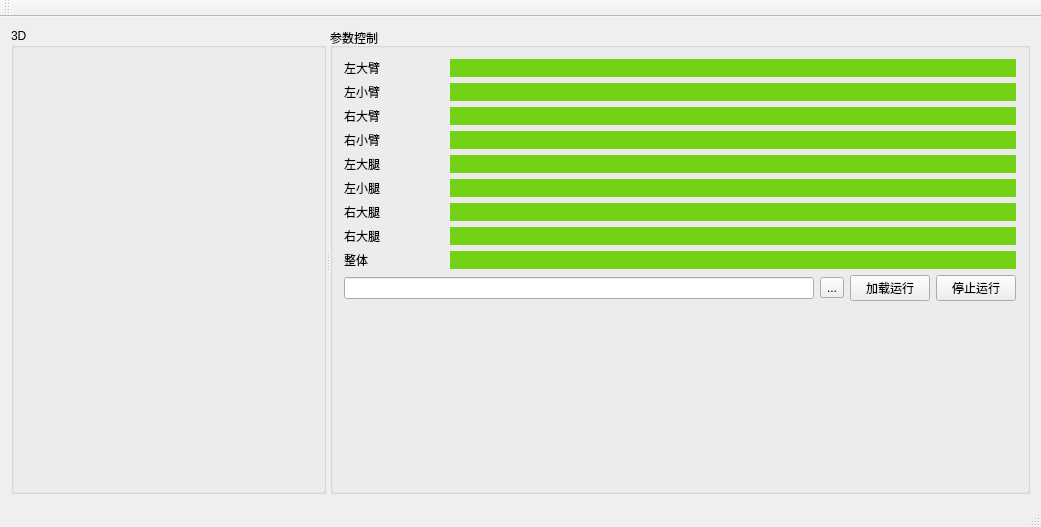
<?xml version="1.0" encoding="UTF-8"?>
<ui version="4.0">
 <class>MainWindow</class>
 <widget class="QMainWindow" name="MainWindow">
  <property name="geometry">
   <rect>
    <x>0</x>
    <y>0</y>
    <width>1041</width>
    <height>527</height>
   </rect>
  </property>
  <property name="windowTitle">
   <string>MainWindow</string>
  </property>
  <property name="styleSheet">
   <string notr="true"/>
  </property>
  <widget class="QWidget" name="centralWidget">
   <layout class="QVBoxLayout" name="verticalLayout_2">
    <item>
     <widget class="QSplitter" name="splitter">
      <property name="orientation">
       <enum>Qt::Horizontal</enum>
      </property>
      <widget class="QGroupBox" name="groupBox">
       <property name="title">
        <string>3D</string>
       </property>
       <layout class="QHBoxLayout" name="horizontalLayout_2">
        <item>
         <widget class="HumanGL" name="humanGLWidget" native="true">
          <zorder>groupBox_2</zorder>
         </widget>
        </item>
       </layout>
      </widget>
      <widget class="QGroupBox" name="groupBox_2">
       <property name="maximumSize">
        <size>
         <width>700</width>
         <height>16777215</height>
        </size>
       </property>
       <property name="title">
        <string>参数控制</string>
       </property>
       <layout class="QVBoxLayout" name="verticalLayout">
        <item>
         <layout class="QHBoxLayout" name="horizontalLayout_3">
          <item>
           <widget class="QLabel" name="label">
            <property name="maximumSize">
             <size>
              <width>100</width>
              <height>16777215</height>
             </size>
            </property>
            <property name="text">
             <string>左大臂</string>
            </property>
           </widget>
          </item>
          <item>
           <widget class="RotateParameterForm" name="rotateParaLeftArm1" native="true">
            <property name="minimumSize">
             <size>
              <width>200</width>
              <height>0</height>
             </size>
            </property>
            <property name="styleSheet">
             <string notr="true">background-color: rgb(115, 210, 22);</string>
            </property>
           </widget>
          </item>
         </layout>
        </item>
        <item>
         <layout class="QHBoxLayout" name="horizontalLayout_10">
          <item>
           <widget class="QLabel" name="label_7">
            <property name="maximumSize">
             <size>
              <width>100</width>
              <height>16777215</height>
             </size>
            </property>
            <property name="text">
             <string>左小臂</string>
            </property>
           </widget>
          </item>
          <item>
           <widget class="RotateParameterForm" name="rotateParaLeftArm2" native="true">
            <property name="minimumSize">
             <size>
              <width>200</width>
              <height>0</height>
             </size>
            </property>
            <property name="styleSheet">
             <string notr="true">background-color: rgb(115, 210, 22);</string>
            </property>
           </widget>
          </item>
         </layout>
        </item>
        <item>
         <layout class="QHBoxLayout" name="horizontalLayout_4">
          <item>
           <widget class="QLabel" name="label_2">
            <property name="maximumSize">
             <size>
              <width>100</width>
              <height>16777215</height>
             </size>
            </property>
            <property name="text">
             <string>右大臂</string>
            </property>
           </widget>
          </item>
          <item>
           <widget class="RotateParameterForm" name="rotateParaRightArm1" native="true">
            <property name="minimumSize">
             <size>
              <width>200</width>
              <height>0</height>
             </size>
            </property>
            <property name="styleSheet">
             <string notr="true">background-color: rgb(115, 210, 22);</string>
            </property>
           </widget>
          </item>
         </layout>
        </item>
        <item>
         <layout class="QHBoxLayout" name="horizontalLayout_11">
          <item>
           <widget class="QLabel" name="label_8">
            <property name="maximumSize">
             <size>
              <width>100</width>
              <height>16777215</height>
             </size>
            </property>
            <property name="text">
             <string>右小臂</string>
            </property>
           </widget>
          </item>
          <item>
           <widget class="RotateParameterForm" name="rotateParaRightArm2" native="true">
            <property name="minimumSize">
             <size>
              <width>200</width>
              <height>0</height>
             </size>
            </property>
            <property name="styleSheet">
             <string notr="true">background-color: rgb(115, 210, 22);</string>
            </property>
           </widget>
          </item>
         </layout>
        </item>
        <item>
         <layout class="QHBoxLayout" name="horizontalLayout_5">
          <item>
           <widget class="QLabel" name="label_3">
            <property name="maximumSize">
             <size>
              <width>100</width>
              <height>16777215</height>
             </size>
            </property>
            <property name="text">
             <string>左大腿</string>
            </property>
           </widget>
          </item>
          <item>
           <widget class="RotateParameterForm" name="rotateParaLeftThigh" native="true">
            <property name="minimumSize">
             <size>
              <width>200</width>
              <height>0</height>
             </size>
            </property>
            <property name="styleSheet">
             <string notr="true">background-color: rgb(115, 210, 22);</string>
            </property>
           </widget>
          </item>
         </layout>
        </item>
        <item>
         <layout class="QHBoxLayout" name="horizontalLayout_9">
          <item>
           <widget class="QLabel" name="label_6">
            <property name="maximumSize">
             <size>
              <width>100</width>
              <height>16777215</height>
             </size>
            </property>
            <property name="text">
             <string>左小腿</string>
            </property>
           </widget>
          </item>
          <item>
           <widget class="RotateParameterForm" name="rotateParaLeftLeg" native="true">
            <property name="minimumSize">
             <size>
              <width>200</width>
              <height>0</height>
             </size>
            </property>
            <property name="styleSheet">
             <string notr="true">background-color: rgb(115, 210, 22);</string>
            </property>
           </widget>
          </item>
         </layout>
        </item>
        <item>
         <layout class="QHBoxLayout" name="horizontalLayout_6">
          <item>
           <widget class="QLabel" name="label_4">
            <property name="maximumSize">
             <size>
              <width>100</width>
              <height>16777215</height>
             </size>
            </property>
            <property name="text">
             <string>右大腿</string>
            </property>
           </widget>
          </item>
          <item>
           <widget class="RotateParameterForm" name="rotateParaRightThigh" native="true">
            <property name="minimumSize">
             <size>
              <width>200</width>
              <height>0</height>
             </size>
            </property>
            <property name="styleSheet">
             <string notr="true">background-color: rgb(115, 210, 22);</string>
            </property>
           </widget>
          </item>
         </layout>
        </item>
        <item>
         <layout class="QHBoxLayout" name="horizontalLayout_8">
          <item>
           <widget class="QLabel" name="label_5">
            <property name="maximumSize">
             <size>
              <width>100</width>
              <height>16777215</height>
             </size>
            </property>
            <property name="text">
             <string>右大腿</string>
            </property>
           </widget>
          </item>
          <item>
           <widget class="RotateParameterForm" name="rotateParaRightLeg" native="true">
            <property name="minimumSize">
             <size>
              <width>200</width>
              <height>0</height>
             </size>
            </property>
            <property name="styleSheet">
             <string notr="true">background-color: rgb(115, 210, 22);</string>
            </property>
           </widget>
          </item>
         </layout>
        </item>
        <item>
         <layout class="QHBoxLayout" name="horizontalLayout_7">
          <item>
           <widget class="QLabel" name="label_9">
            <property name="maximumSize">
             <size>
              <width>100</width>
              <height>16777215</height>
             </size>
            </property>
            <property name="text">
             <string>整体</string>
            </property>
           </widget>
          </item>
          <item>
           <widget class="RotateParameterForm" name="rotateParaWhole" native="true">
            <property name="minimumSize">
             <size>
              <width>200</width>
              <height>0</height>
             </size>
            </property>
            <property name="styleSheet">
             <string notr="true">background-color: rgb(115, 210, 22);</string>
            </property>
           </widget>
          </item>
         </layout>
        </item>
        <item>
         <layout class="QHBoxLayout" name="horizontalLayout">
          <item>
           <widget class="QLineEdit" name="lineEditPath"/>
          </item>
          <item>
           <widget class="QToolButton" name="tbnSelectFile">
            <property name="text">
             <string>...</string>
            </property>
           </widget>
          </item>
          <item>
           <widget class="QPushButton" name="btnLoadRun">
            <property name="text">
             <string>加载运行</string>
            </property>
           </widget>
          </item>
          <item>
           <widget class="QPushButton" name="btnStop">
            <property name="text">
             <string>停止运行</string>
            </property>
           </widget>
          </item>
         </layout>
        </item>
        <item>
         <spacer name="verticalSpacer">
          <property name="orientation">
           <enum>Qt::Vertical</enum>
          </property>
          <property name="sizeHint" stdset="0">
           <size>
            <width>20</width>
            <height>224</height>
           </size>
          </property>
         </spacer>
        </item>
       </layout>
      </widget>
     </widget>
    </item>
   </layout>
  </widget>
  <widget class="QMenuBar" name="menuBar">
   <property name="geometry">
    <rect>
     <x>0</x>
     <y>0</y>
     <width>1041</width>
     <height>22</height>
    </rect>
   </property>
  </widget>
  <widget class="QToolBar" name="mainToolBar">
   <attribute name="toolBarArea">
    <enum>TopToolBarArea</enum>
   </attribute>
   <attribute name="toolBarBreak">
    <bool>false</bool>
   </attribute>
  </widget>
  <widget class="QStatusBar" name="statusBar"/>
 </widget>
 <layoutdefault spacing="6" margin="11"/>
 <customwidgets>
  <customwidget>
   <class>HumanGL</class>
   <extends>QWidget</extends>
   <header>humangl.h</header>
   <container>1</container>
  </customwidget>
  <customwidget>
   <class>RotateParameterForm</class>
   <extends>QWidget</extends>
   <header>rotateparameterform.h</header>
   <container>1</container>
  </customwidget>
 </customwidgets>
 <resources/>
 <connections/>
</ui>
